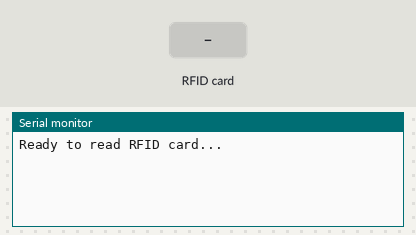
Bench run of a program on a simulated ESP32. Shown: the last lines printed to the serial monitor. The inputs (shaded band) are chosen by the test bench. Nothing arrives over Bluetooth unless stated.

Above: at 1.2 s.
1.3 s: RFID card 5E 7A 19 C4 held to the reader
At 2.0 s:
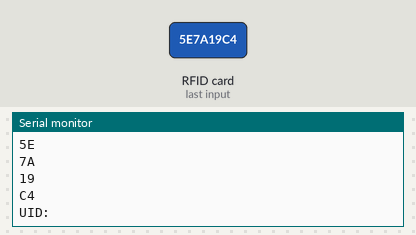
2.8 s: RFID card 5E 7A 19 C4 held to the reader
At 3.6 s:
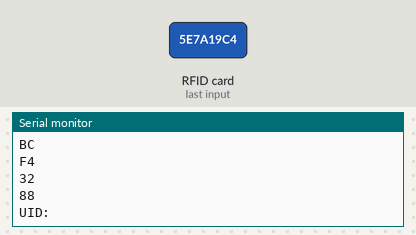
4.3 s: RFID card 5E 7A 19 C4 held to the reader
At 5.4 s:
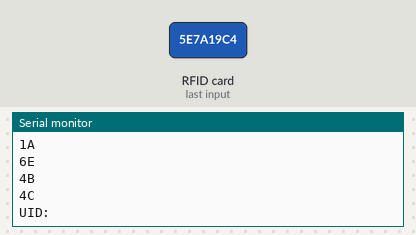

The program:

main.cpp
```cpp
#include <BLEDevice.h>
#include <BLEUtils.h>
#include <BLEServer.h>
#include <Arduino.h>
#include <SPI.h>
#include <MFRC522.h>

#define SS_PIN 5                  // Slave Select Pin
#define RST_PIN 4                 // Reset Pin
MFRC522 mfrc522(SS_PIN, RST_PIN); // Create MFRC522 instance

// Define the custom payload
uint8_t customPayload[24];

// String customPayload[24];

// std::string customPayload[24];

void setup()
{
  Serial.begin(9600);
  // Initialize BLE
  // Convert the custom payload byte array to a string
  while (!Serial)
    ;                 // Wait for serial port to connect
  SPI.begin();        // Initialize SPI communication
  mfrc522.PCD_Init(); // Initialize MFRC522 RFID reader

  Serial.println("Ready to read RFID card...");


  BLEDevice::init("RFID_Beacon");
}

void loop()
{
  // Nothing to do here

  if (mfrc522.PICC_IsNewCardPresent())
  {
    if (!mfrc522.PICC_ReadCardSerial())
    {
      Serial.println("Error reading card data!");
      return;
    }
    // Get UID of the card
    String uid = "";
    for (byte i = 0; i < mfrc522.uid.size; i++)
    {
      uid += String(mfrc522.uid.uidByte[i] < 0x10 ? "0" : "");
      uid += String(mfrc522.uid.uidByte[i], HEX);
      customPayload[i] += mfrc522.uid.uidByte[i];

      Serial.println(customPayload[i], HEX);
    }
    // Create an advertising object
    BLEAdvertising *pAdvertising = BLEDevice::getAdvertising();

    // Configure the advertising parameters
    // pAdvertising->setScanResponse(false);
    pAdvertising->setMinPreferred(0x06); // functions that help with iPhone connections issue
    pAdvertising->setMinPreferred(0x12);

    // Set the Eddystone-UID data
    BLEAdvertisementData oAdvertisementData;
    oAdvertisementData.setFlags(0x04); // BLE general discoverable mode
    std::string customPayloadString(reinterpret_cast<char *>(customPayload), sizeof(customPayload));
    oAdvertisementData.setManufacturerData(customPayloadString);
    std::string test = "hello";
    oAdvertisementData.addData(test);

    // Set the advertisement data
    pAdvertising->setAdvertisementData(oAdvertisementData);

    // Start advertising
    pAdvertising->start();

    Serial.print("UID: ");
    // Serial.println(customPayloadString.c_str());
    // for(int i = 0; i < customPayloadString.size(); i++)
    // {
    //   Serial.print(customPayloadString[i]);
    // }
    Serial.println();

    mfrc522.PICC_HaltA();      // Halt PICC
    mfrc522.PCD_StopCrypto1(); // Stop encryption on PCD
  }
}
```

Measured:
- after the input at 1.3 s, the serial monitor: prints a new line at once (image 1)
- after the input at 2.8 s, the serial monitor: prints a new line at once (image 2)
- after the input at 4.3 s, the serial monitor: prints a new line at once (image 3)
